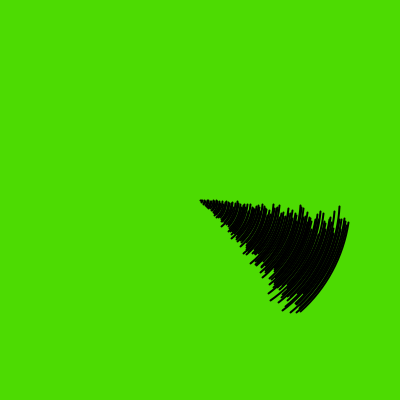
Frame 1 (no input)
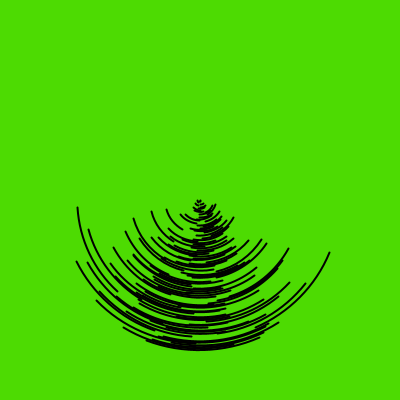
Frame 60 (the mouse pressed at the canvas centre just before this capture)
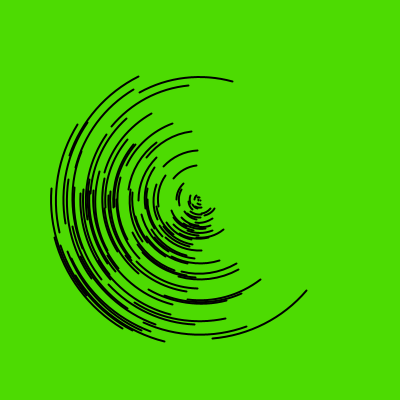
Frame 120 (the mouse held since frame 60 and released just before this capture)

The Processing sketch that drew these frames (run headless with seeded random() and noise(); from frame 60 on, the mouse is pressed at the canvas centre):

// Processing sketch: processing_5180
// ── processing_5180.pde

//Created by Stephen Wang
//Modified Based on Nill coding
//Credit to kit plehanov's Nill code
//http://www.openprocessing.org/visuals/?visualID=4168

void setup(){ 
  size(400,400);
  background(0); 
  strokeWeight(2); 
  fill(77,219,2); //green background
}

void draw(){ 
background(77,219,2); //set background to green

smooth(); 
for(int i=0;i<=100;i+=1){ 
  float a=millis()/4; //number of arcs turning per mili second
  float b=radians(noise(i))*a; 
  float c=b+atan(a/8); //speed of arc turning 
  noFill(); 
  arc(200,200,i*3,i*3,b/2,c/2); //set to the center of the box, size of the arcs, and speed of turning
 } 
} 
 
